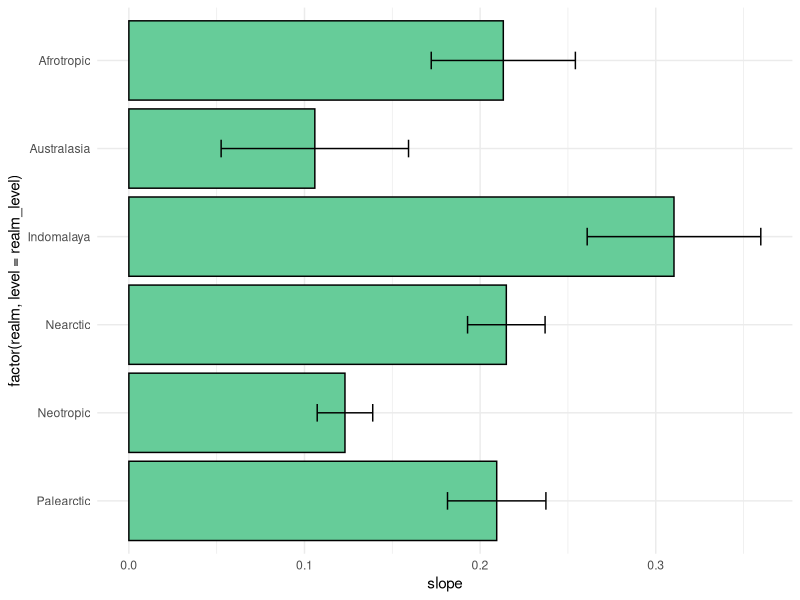

Source code (R): (Note: this script raises an error after producing the figure.)
mydata <- read.csv("data.csv")
#Remove Antarctica and Oceania
mydata<-mydata[mydata$realm!='Antarctica' & mydata$realm!='Oceania',]

mydata<-mydata[c("med_rich","vas_rich","realm")]
mydata<-na.omit(mydata)

# Convert 'realm' variable to a factor
mydata$realm <- as.factor(mydata$realm)

# Load necessary libraries
library(ggplot2)
library(tidyr)
library(dplyr)

# Fit linear regression models for each factor level in the 'realm' variable
lm_models <- lapply(levels(mydata$realm), function(level) {
  lm(med_rich ~ vas_rich, data = subset(mydata, realm == level))
})

# Extract slopes and standard errors from each model
slopes_df <- data.frame(
  realm = levels(mydata$realm),
  slope = sapply(lm_models, function(model) coef(model)[2]),
  se = sapply(lm_models, function(model) summary(model)$coefficients[2, "Std. Error"])
)

realm<-unique(mydata$realm)
realm_level<-levels(realm)
realm_level<-sort(realm_level, decreasing = TRUE)

# Create a bar plot of slopes with 95% confidence interval (1.96 * se)
ggplot(slopes_df, aes(x = factor(realm, level=realm_level), y = slope, ymin = slope - 1.96 * se, ymax = slope + 1.96 * se)) +
  geom_bar(stat = "identity", fill = "#66cc99", color = "black") +
  geom_errorbar(width = 0.2, position = position_dodge(0.9)) +
  theme_minimal() +
  coord_flip()


#****************************************************************************************************************
#***********************************Differences between slopes across six realms*********************************
#****************************************************************************************************************
#----------------------------------------------------------------------------------------------------------------
#--------------------------------------METHOD 1: USING EMMEANS PACKAGE-------------------------------------------
#----------------------------------------------------------------------------------------------------------------
mydata <- read.csv("data.csv")
#Remove Antarctica and Oceania
mydata<-mydata[mydata$realm!='Antarctica' & mydata$realm!='Oceania',]

mydata<-mydata[c("med_rich","vas_rich","realm")]
mydata<-na.omit(mydata)

# Convert 'realm' variable to a factor
mydata$realm <- as.factor(mydata$realm)

# Fit the linear model with interaction
model1 <- lm(med_rich ~ vas_rich * realm, data = mydata)

# Summary of the model
summary(model1)

# Perform ANOVA to test if the interaction term is significant
anova(model1)

# Fit another linear model without the interaction but with region as a covariate
model2 <- lm(med_rich ~ vas_rich + realm, data = mydata)

# ANOVA (analysis of variance) to compare the two models
anova (model2, model1)

#If the p-value is significant (typically < 0.05), it suggests that the interaction term (vas_rich:realm) 
#significantly improves model fit, meaning region modifies the effect of vascular plant diversity on medicinal plant diversity.

#Check the significance of the realm in model2
summary(model2)
#If the region coefficient is statistically significant (p < 0.05), it means that   region significantly affects medicinal plant diversity.

# Compare slopes using emmeans
library(emmeans)
emtrends_results <- emtrends(model, pairwise ~ realm, var = "vas_rich")

# Print the results
print(emtrends_results)

# Using emmeans package for pairwise comparisons with Bonferroni correction
pairwise_comparisons <- pairs(emtrends_results, adjust = "bonferroni")
print(pairwise_comparisons)
